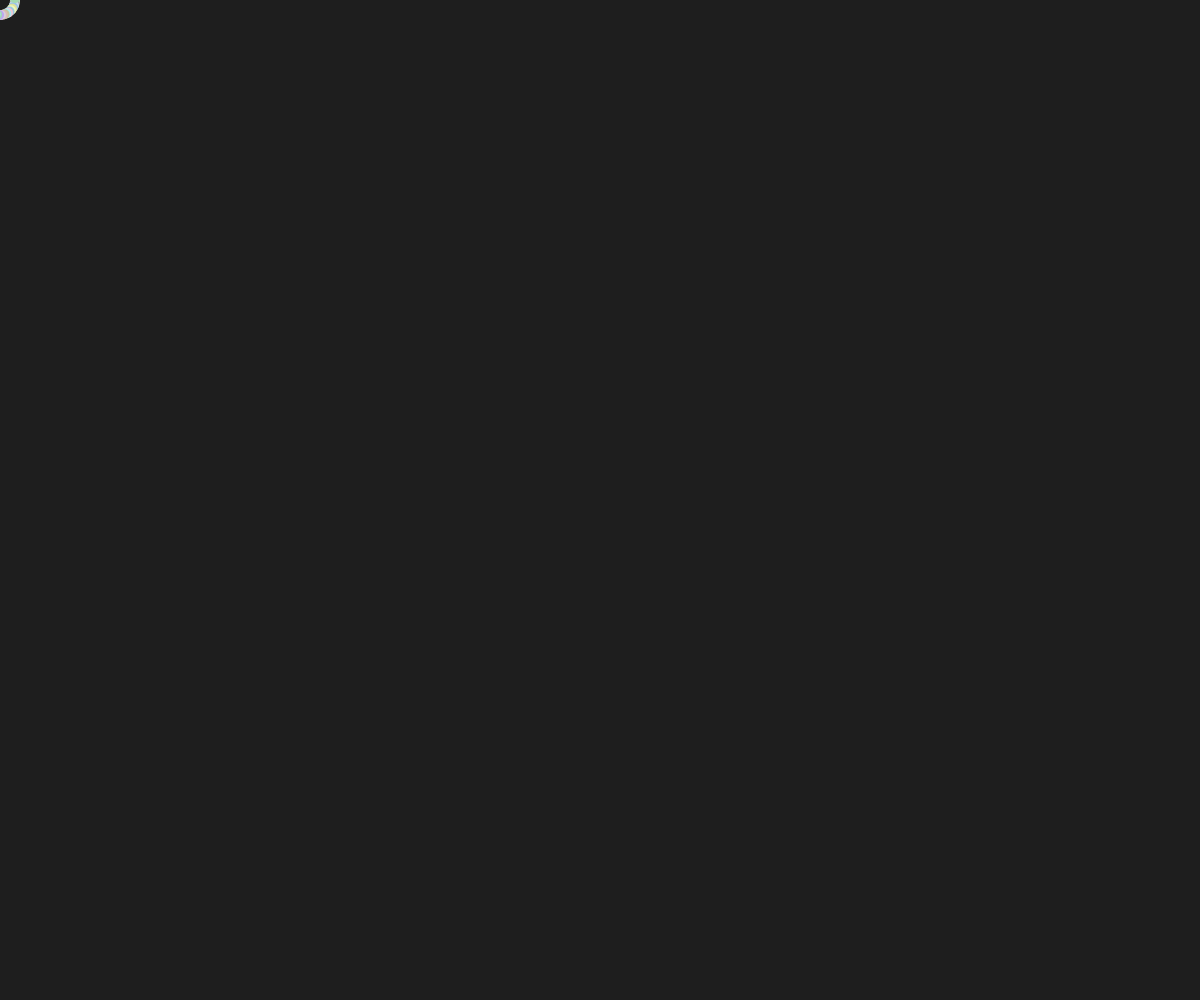
Frame 1 (no input)
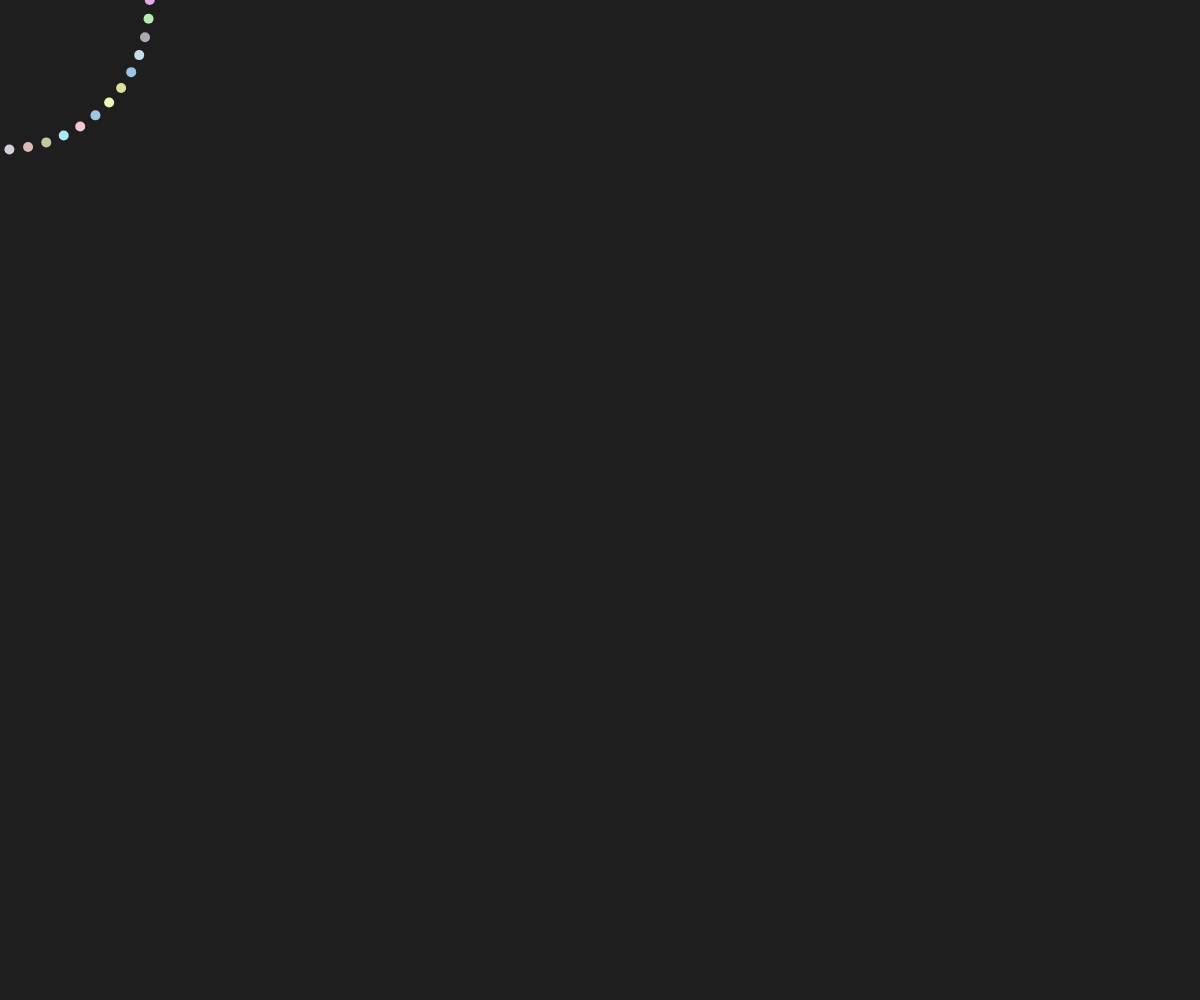
Frame 60 (no input)
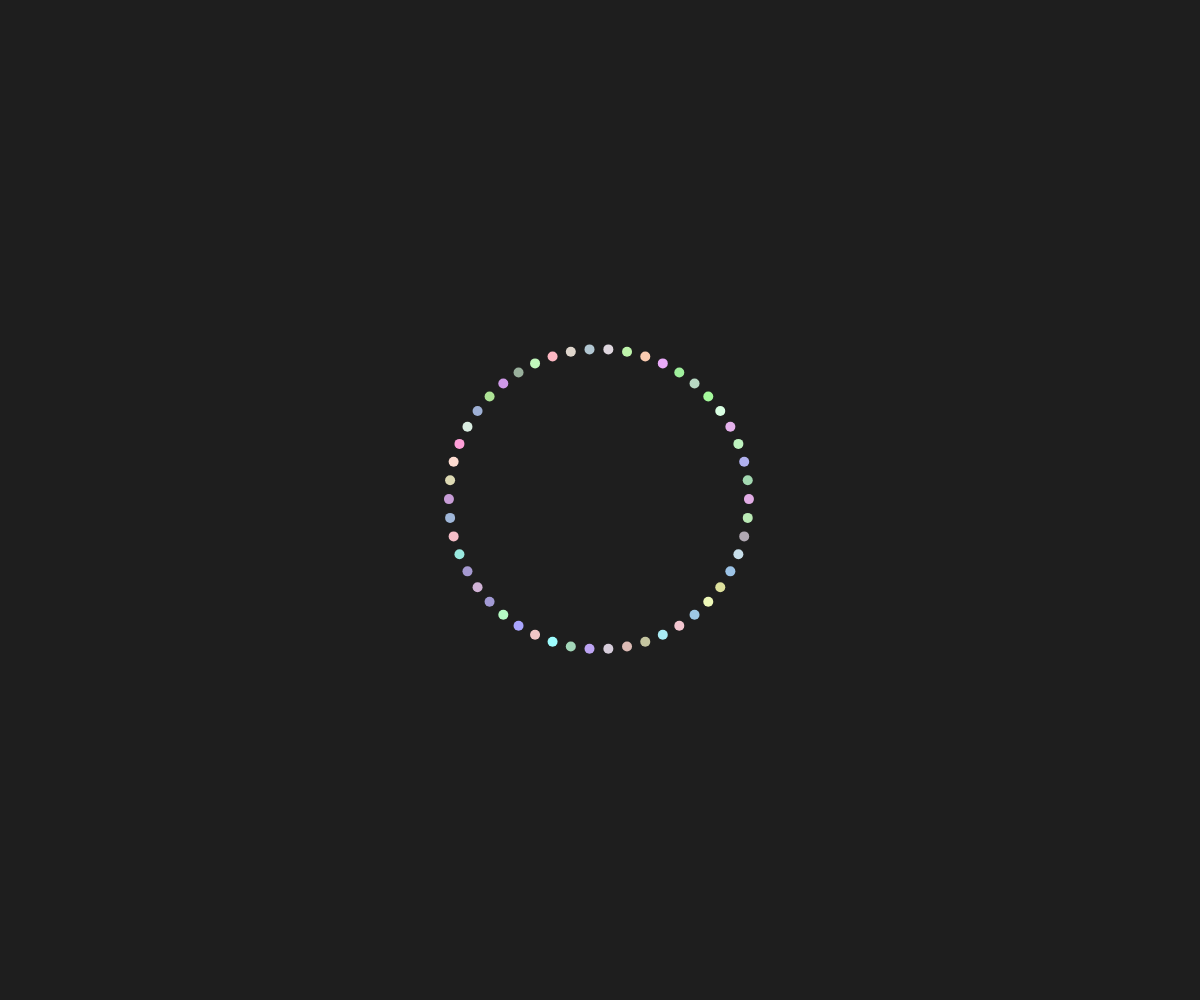
Frame 120 (the mouse pressed at the canvas centre since frame 60)

The p5.js sketch that drew these frames (run headless with seeded random() and noise() and a simulated clock; from frame 60 on, the mouse is pressed at the canvas centre):

// p5.js sketch
// ── sketch.js
//Act 11: (Individual) Interactive Art
let particles = [];
let shapes = ['circle', 'square', 'triangle'];
let currentShape = 0;
let morphing = false;
let morphProgress = 0;

function setup() {
  createCanvas(windowWidth, windowHeight);
  for (let i = 0; i < 50; i++) {
    particles.push(new Particle(i, 150));
  }
  noStroke();
}

function draw() {
  background(30);

  if (morphing) {
    morphProgress += 0.03;
    if (morphProgress >= 1) {
      morphProgress = 0;
      morphing = false;
      currentShape = (currentShape + 1) % shapes.length;
    }
  }

  for (let p of particles) {
    p.update();
    p.display();
  }
}

function mouseMoved() {
  for (let p of particles) {
    p.setCenter(mouseX, mouseY);
  }
}

function mouseClicked() {
  if (!morphing) morphing = true;
}

class Particle {
  constructor(index, radius) {
    this.index = index;
    this.radius = radius;
    this.centerX = width / 2;
    this.centerY = height / 2;
    this.pos = createVector(0, 0);
    this.targetPos = createVector(0, 0);
    this.size = 10;
    this.color = color(random(150, 255), random(150, 255), random(150, 255));
    this.angle = map(index, 0, 50, 0, TWO_PI);
  }

  setCenter(x, y) {
    this.centerX = x;
    this.centerY = y;
  }

  getShapePos(shape, angle, radius) {
    if (shape === 'circle') {
      return createVector(this.centerX + cos(angle) * radius, this.centerY + sin(angle) * radius);
    } else if (shape === 'square') {
      let side = radius * 2;
      let perimeter = side * 4;
      let pos = (angle / TWO_PI) * perimeter;

      if (pos < side) {
        return createVector(this.centerX - radius + pos, this.centerY - radius);
      } else if (pos < 2 * side) {
        return createVector(this.centerX + radius, this.centerY - radius + (pos - side));
      } else if (pos < 3 * side) {
        return createVector(this.centerX + radius - (pos - 2 * side), this.centerY + radius);
      } else {
        return createVector(this.centerX - radius, this.centerY + radius - (pos - 3 * side));
      }
    } else if (shape === 'triangle') {
      let v1 = createVector(this.centerX, this.centerY - radius);
      let v2 = createVector(this.centerX - radius * sin(PI / 3), this.centerY + radius / 2);
      let v3 = createVector(this.centerX + radius * sin(PI / 3), this.centerY + radius / 2);

      let perimeter = 3 * (2 * radius);
      let pos = (angle / TWO_PI) * perimeter;

      if (pos < 2 * radius) {
        let t = pos / (2 * radius);
        return p5.Vector.lerp(v1, v2, t);
      } else if (pos < 4 * radius) {
        let t = (pos - 2 * radius) / (2 * radius);
        return p5.Vector.lerp(v2, v3, t);
      } else {
        let t = (pos - 4 * radius) / (2 * radius);
        return p5.Vector.lerp(v3, v1, t);
      }
    }
  }

  update() {
    let fromShape = shapes[currentShape];
    let toShape = shapes[(currentShape + 1) % shapes.length];

    let fromPos = this.getShapePos(fromShape, this.angle, this.radius);
    let toPos = this.getShapePos(toShape, this.angle, this.radius);

    if (morphing) {
      this.targetPos = p5.Vector.lerp(fromPos, toPos, morphProgress);
    } else {
      this.targetPos = fromPos;
    }

    this.pos.lerp(this.targetPos, 0.1);
  }

  display() {
    fill(this.color);
    ellipse(this.pos.x, this.pos.y, this.size);
  }
}

function windowResized() {
  resizeCanvas(windowWidth, windowHeight);
}
